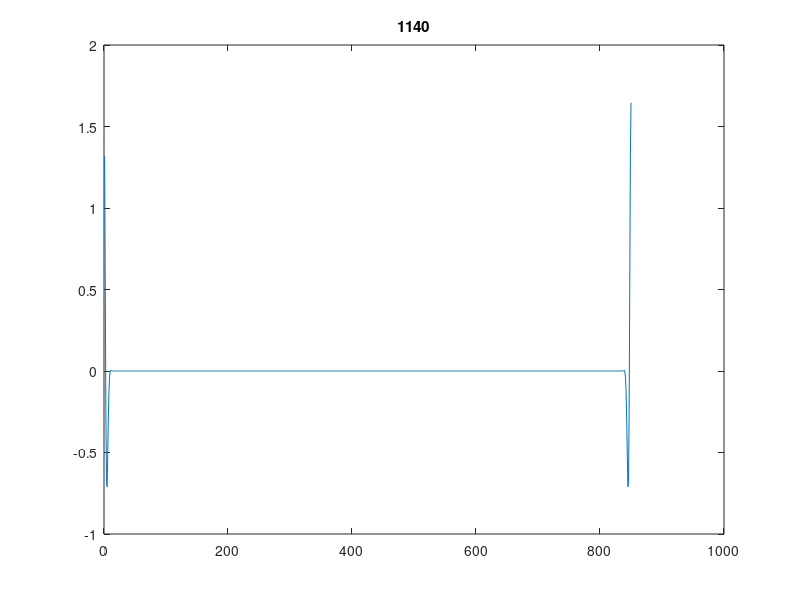
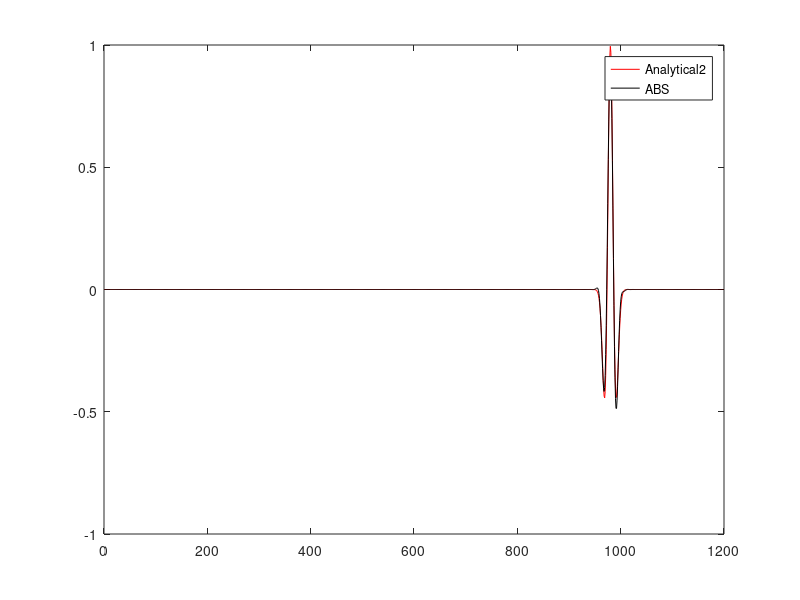

Recreate these plots in MATLAB, in order.
% 历时 38.682071 秒。
% 历时 38.311698 秒。
% 历时 37.785946 秒。
% 历时 33.637174 秒。
clear
clc %%%%%%%
close all
% Elapsed time is 9.253353 seconds.
nt=1200;    % number of time steps
eps=.6;     % stability
isnap=60;    % snapshot sampling

nx=850;


v=2000;
c=v;
% v(1:nz/2,:)=2800;


p=zeros([1,nx]); pboundarynew=p;pdan=p;
dx=20;  %calculate space increment
h=dx;
x=(0:(nx-1))*dx;

dt=0.0038; % calculate time step from stability criterion
tau=dt;
r2=v.*v.*dt*dt/dx/dx;

f0 = 9;
t0 = 4/(2*pi*f0);       % 信号峰值时间 (s)
t = (0:nt-1)*dt;        % 时间轴 t ∈ [0, (nt-1)*dt]

src = (1 - 2*(pi*f0*(t - t0 )).^2) .* ...
    exp(-(pi*f0*(t - t0 )).^2);


seis_record=zeros(nt,1);
p=zeros([nx,1]); pnew=p; pold=p;
d2px=p;
d2pz=p;

% Source location
xs=nx/2;

h=dx;
r=v*dt/h;

d1pxz_2=p;
d1pxz_3=p;
d1pxz_4=p;

d1px_2=p;
d1pz_2=p;

d1px_3=p;
d1px_4=p;

coeff2=[13/12 -5/24 1/6 -1/24];



coeff=[ 1.24275, -0.113493, 0.0272555, -0.00731429, 0.00173544, -0.000303651, 0.0000284348];
% figure;
for loop=1:1
    tic

    p=zeros([nx,1]); Vx=p; Vz=p;

    for it=1:nt-2,

        d1px11=Vx-circshift(Vx,[1]);
        d1px12=(circshift(Vx,[-1])-circshift(Vx,[2]));
        d1px13=(circshift(Vx,[-2])-circshift(Vx,[3]));
        d1px14=(circshift(Vx,[-3])-circshift(Vx,[4]));
        d1px15=(circshift(Vx,[-4])-circshift(Vx,[5]));
        d1px16=(circshift(Vx,[-5])-circshift(Vx,[6]));
        d1px17=(circshift(Vx,[-6])-circshift(Vx,[7]));

        d1px=coeff(1)*d1px11+coeff(2)*d1px12+coeff(3)*d1px13+coeff(4)*d1px14+coeff(5)*d1px15+coeff(6)*d1px16...
            +coeff(7)*d1px17;


        d1pxz=d1px;
        p=p-dt*v.^2.*(coeff2(1)*d1pxz+coeff2(2)*d1pxz_2+coeff2(3)*d1pxz_3+coeff2(4)*d1pxz_4)/h;

        d1pxz_4=d1pxz_3;
        d1pxz_3=d1pxz_2;
        d1pxz_2=d1pxz;

        p(xs)= src(it);


        d1px1=(circshift(p,[-1])-circshift(p,[0]));
        d1px2=(circshift(p,[-2])-circshift(p,[1]));
        d1px3=(circshift(p,[-3])-circshift(p,[2]));
        d1px4=(circshift(p,[-4])-circshift(p,[3]));
        d1px5=(circshift(p,[-5])-circshift(p,[4]));
        d1px6=(circshift(p,[-6])-circshift(p,[5]));
        d1px7=(circshift(p,[-7])-circshift(p,[6]));


        d1px=coeff(1)*d1px1+coeff(2)*d1px2+coeff(3)*d1px3+coeff(4)*d1px4+coeff(5)*d1px5+coeff(6)*d1px6...
            +coeff(7)*d1px7;


        Vx=Vx-dt*(coeff2(1)*d1px+coeff2(2)*d1px_2+coeff2(3)*d1px_3+coeff2(4)*d1px_4)/h;

        d1px_4=d1px_3;
        d1px_3=d1px_2;
        d1px_2=d1px;

        if rem(it,isnap)== 0,
            plot(p)
            title(it)
            drawnow
        end

        seis_record(it)=p(60);


    end

end
toc




%% 参数定义
% f0 = 15;              % 主频 (Hz)
% c = 3000;               % 波速 (m/s)
x = 3650*2;               % 震源-接收器距离 (m)
% dt = 0.002;             % 时间采样间隔 (s)
% nt = 3000;              % 时间采样点数 (总时长 3 s)
% t0 = 4/(2*pi*f0);       % 峰值时间偏移 (s)
%
% %% 时间轴
% t = (0:nt-1)*dt;        % 时间轴 t ∈ [0, (nt-1)*dt]
%
% %% 生成Ricker子波（正确高斯脉冲）
% src_gauss = exp(-(pi*f0*(t - t0)).^2);          % 正确的高斯脉冲
% src_deriv = gradient(gradient(src_gauss, dt), dt); % 二次导数（Ricker子波）

%% 计算解析解
delta_t = x / c;        % 时间延迟
analytical = (1/(2*c)) * (1 - 2*(pi*f0*(t - t0 - delta_t)).^2) .* ...
    exp(-(pi*f0*(t - t0 - delta_t)).^2);

%% 归一化（匹配数值导数振幅）
% analytical2 = analytical / max(abs(analytical))
analytical2 = analytical / max(abs(analytical)) * max(abs(src));
figure;plot(analytical2,'r')
hold on;plot(seis_record,'k')
legend('Analytical2','ABS')

save('figure2_M4ABS_Balanced_1D_r38.mat')